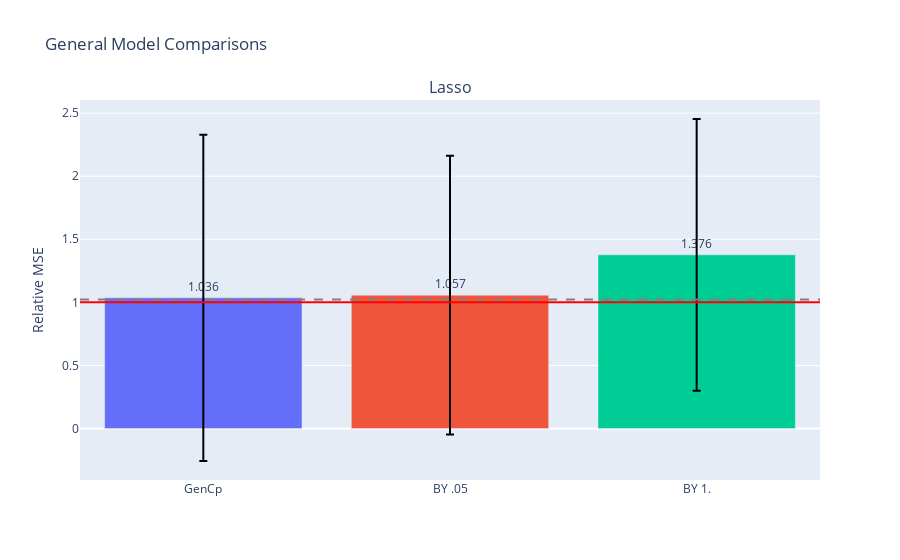

The code cell stored with this chart in its notebook:
### Code cell
fig = gen_model_barplots(
    model_errs, 
    model_names, 
    est_names, 
    title, 
    has_elev_err=True
)
fig.show()

### Figure 1 — Plotly figure (JSON) as saved in the notebook; plotly's stock layout.template omitted (floating-point values rounded to 4 significant figures)
{"data": [{"error_y": {"array": [1.294, 1.104, 1.077], "color": "black", "type": "data"}, "marker": {"color": ["#636EFA", "#EF553B", "#00CC96", "#AB63FA", "#FFA15A", "#19D3F3", "#FF6692", "#B6E880", "#FF97FF", "#FECB52"]}, "text": [1.036, 1.057, 1.376], "textposition": "outside", "type": "bar", "x": ["GenCp", "BY .05", "BY 1."], "xaxis": "x", "y": [1.036, 1.057, 1.376], "yaxis": "y"}], "layout": {"annotations": [{"font": {"size": 16}, "showarrow": false, "text": "Lasso", "x": 0.5, "xanchor": "center", "xref": "paper", "y": 1, "yanchor": "bottom", "yref": "paper"}], "shapes": [{"line": {"color": "red"}, "type": "line", "x0": 0, "x1": 1, "xref": "x domain", "y0": 1, "y1": 1, "yref": "y"}, {"line": {"color": "grey", "dash": "dash"}, "type": "line", "x0": 0, "x1": 1, "xref": "x domain", "y0": 1.022, "y1": 1.022, "yref": "y"}], "title": {"text": "General Model Comparisons"}, "xaxis": {"anchor": "y", "domain": [0, 1]}, "yaxis": {"anchor": "x", "domain": [0, 1], "title": {"text": "Relative MSE"}}}}
